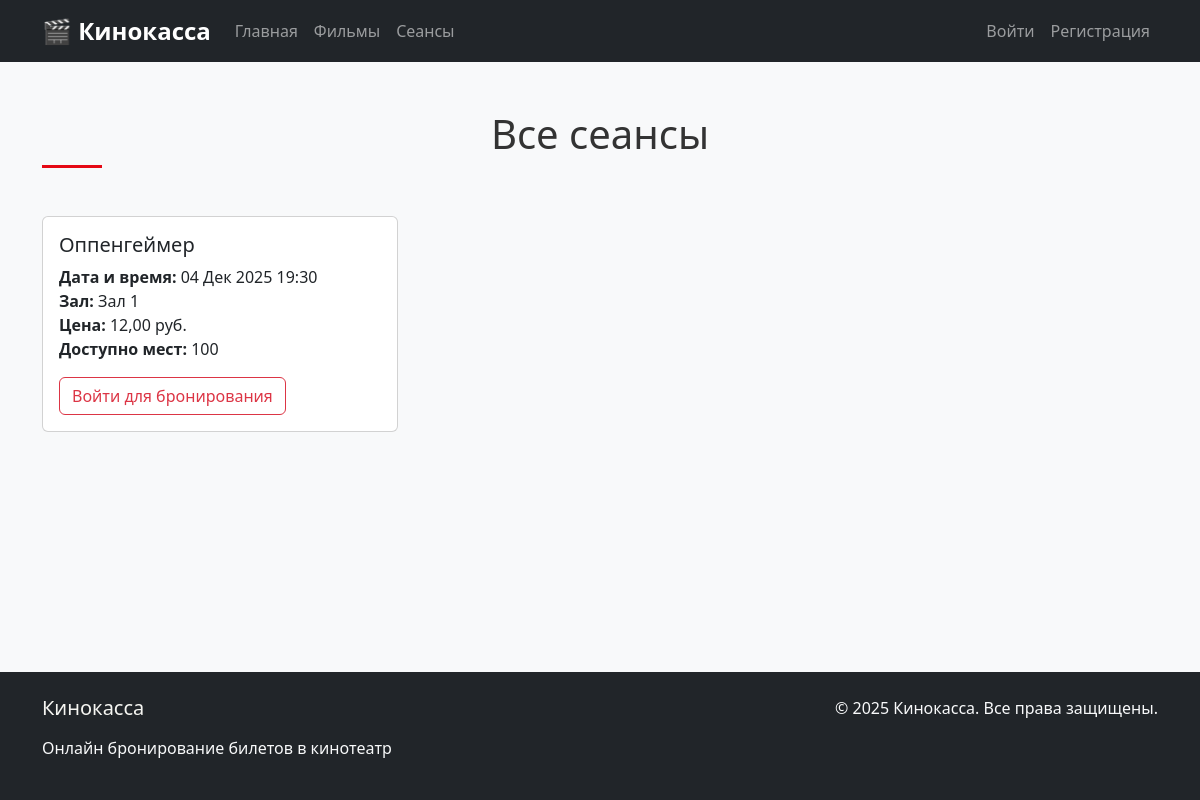
The app's page /sessions/ with its own data.
### cinema/models.py (models this page shows, shortened)
class Session(models.Model):
    movie = models.ForeignKey(Movie, on_delete=models.CASCADE, verbose_name="Фильм")
    hall = models.ForeignKey(CinemaHall, on_delete=models.CASCADE, verbose_name="Зал")
    start_time = models.DateTimeField(verbose_name="Время начала")
    end_time = models.DateTimeField(verbose_name="Время окончания")
    price = models.DecimalField(max_digits=8, decimal_places=2, verbose_name="Цена")
    class Meta:
        verbose_name = "Сеанс"
        verbose_name_plural = "Сеансы"
        ordering = ['start_time']

class Movie(models.Model):
    title = models.CharField(max_length=200, verbose_name="Название фильма")
    description = models.TextField(verbose_name="Описание")
    duration = models.IntegerField(verbose_name="Продолжительность (мин)")
    genre = models.CharField(max_length=100, verbose_name="Жанр")
    rating = models.FloatField(default=0.0, verbose_name="Рейтинг")
    poster = models.ImageField(upload_to='posters/', null=True, blank=True, verbose_name="Постер")
    trailer_url = models.URLField(blank=True, verbose_name="Трейлер")
    class Meta:
        verbose_name = "Фильм"
        verbose_name_plural = "Фильмы"

class CinemaHall(models.Model):
    name = models.CharField(max_length=100, verbose_name="Название зала")
    capacity = models.IntegerField(verbose_name="Вместимость")
    rows = models.IntegerField(verbose_name="Количество рядов")
    seats_per_row = models.IntegerField(verbose_name="Мест в ряду")
    class Meta:
        verbose_name = "Кинозал"
        verbose_name_plural = "Кинозалы"

### cinema/views.py (the view)
# urls.py: path('sessions/', views.session_list, name='session_list'),
def session_list(request):
    sessions = Session.objects.filter(start_time__gte=timezone.now()).order_by('start_time')
    return render(request, 'cinema/session_list.html', {'sessions': sessions})

### cinema/templates/cinema/session_list.html (shortened to what this page needs)
{% extends 'cinema/base.html' %}
{% load static %}
{% block content %}
<div class="container py-5">
    <h1 class="text-center mb-5 section-title">Все сеансы</h1>
    <div class="row">
        {% for session in sessions %}
        <div class="col-md-6 col-lg-4 mb-4">
            <div class="card session-card h-100">
                <div class="card-body">
                    <h5 class="card-title">{{ session.movie.title }}</h5>
                    <p class="card-text">
                        <strong>Дата и время:</strong> {{ session.start_time|date:"d M Y H:i" }}<br>
                        <strong>Зал:</strong> {{ session.hall.name }}<br>
                        <strong>Цена:</strong> {{ session.price }} руб.<br>
                        <strong>Доступно мест:</strong> {{ session.hall.capacity }}
                    </p>
                    {% if user.is_authenticated %}
                        <a href="{% url 'booking' session.id %}" class="btn btn-danger">Забронировать</a>
                    {% else %}
                        <a href="{% url 'login' %}" class="btn btn-outline-danger">Войти для бронирования</a>
                    {% endif %}
                </div>
             </div>
        </div>
        {% empty %}
        <div class="col-12 text-center">
            <p>Сеансы не найдены.</p>
        </div>
        {% endfor %}
    </div>
</div>
{% endblock %}

### cinema/static/cinema/css/style.css (style rules this page uses)
:root { --primary-color: #e50914; --secondary-color: #221f1f; --accent-color: #f5f5f1; --text-color: #333; --light-gray: #f8f9fa; }
html, body { height: 100%; }
body { display: flex; flex-direction: column; min-height: 100vh; background-color: var(--light-gray); color: var(--text-color); font-family: 'Segoe UI', Tahoma, Geneva, Verdana, sans-serif; }
.section-title { position: relative; padding-bottom: 10px; margin-bottom: 30px; }
.section-title:after { content: ''; position: absolute; bottom: 0; left: 0; width: 60px; height: 3px; background: var(--primary-color); }
.card { transition: all 0.3s ease; }

### records on screen
Session: movie "Оппенгеймер", start_time "04 Дек 2025 19:30", hall.name "Зал 1", price "12,00", hall.capacity "100"
